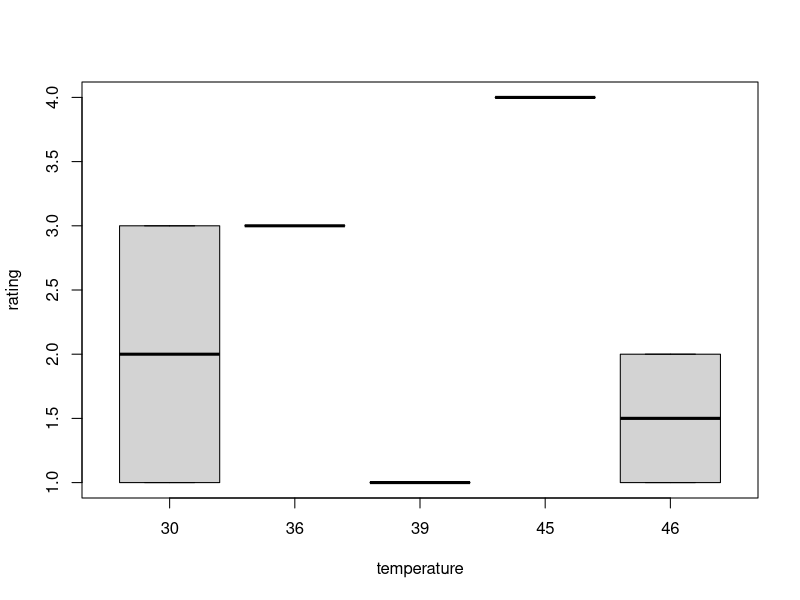

Here is the R script that generated this plot:
## ---- chunk 1
knitr::opts_chunk$set(echo = TRUE)
## ---- chunk 2
#my code from Nov. 5 (edited)
breakfast<-c("leftover cupcake", "clementines", "sheep cheese and toast", "tuna donburi", "avocado toast")
days<-c("Monday", "Tuesday", "Wednesday", "Thursday", "Friday")
temperature<-c(39, 46, 46, 45, 36)
first.meeting<-c("3:00", "1:00", "8:00", "9:00", "12:00")
rating<-c(1,1,3,5,4)

this.week<-matrix(c(breakfast, rating, temperature, first.meeting), ncol=4)
rownames(this.week)<-days
colnames(this.week)<-c("breakfast", "rating", "temperature", "first meeting")
this.week

#code from Nov. 6 (edited)
###dat<-as.data.frame(this.week)
###dat$rating<-c(1,1,3,5,4) #variable for how good my breakfast was on a scale of 1-5

###this.week<-as.matrix(dat)
###this.week

#code from Nov. 7 (edited)
breakfast.new<-c("ramen", "leftover pizza")
days.new<-c("Saturday", "Sunday")
temperature.new<-c(30, 30)
first.meeting.new<-c("5:00", "10:30")
rating.new<-c(4,1)

this.weekend<-matrix(c(breakfast.new, rating.new, temperature.new, first.meeting.new), ncol=4)
rownames(this.weekend)<-days.new
colnames(this.weekend)<-c("breakfast", "rating", "temperature", "first meeting")
this.weekend

###dat.new<-as.data.frame(this.weekend)
###dat.new$rating<-c(4,1) #variable for how good my breakfast was on a scale of 1-5
###this.weekend<-as.matrix(dat.new)
###this.weekend

#new code
this.week<-rbind(this.week, this.weekend)
this.week
dat<-as.data.frame(this.week)
dat

#convert numbers out of character format
dat$rating<-as.factor(dat$rating)
dat$rating

dat$temperature<-as.integer(dat$temperature)
dat

boxplot(rating~temperature, data=dat)
lm(rating~temperature, data=dat)
